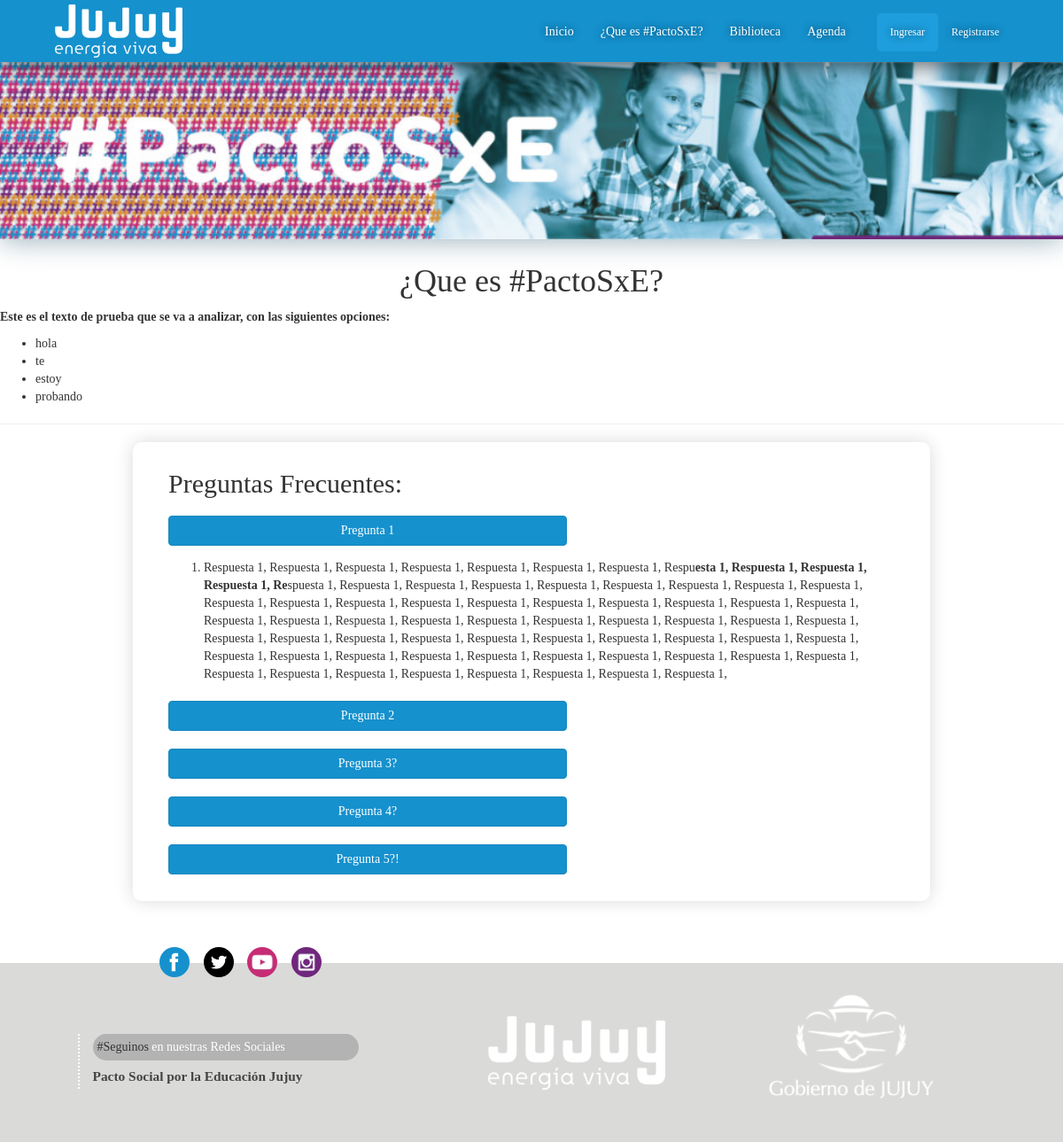
Screenshot of /faq/ with the database file from the repository.
### core/models.py (models this page shows, shortened)
class Texto(models.Model):
    texto = HTMLField()

class Faq(models.Model):
    orden = models.IntegerField()
    pregunta = models.CharField('Titulo', max_length=200)
    respuesta = HTMLField()

### core/views.py (the view)
# urls.py: url('^faq/$', views.faq, name='faq'),
def faq(request):
    textos = Texto.objects.all()
    faqs = Faq.objects.all()
    return render(request, 'faq.html', {'textos' : textos, 'faqs' : faqs })

### core/templates/faq.html (shortened to what this page needs)
{% extends 'base.html' %}
{% block content %}
<div class="quees">
    <h1>¿Que es #PactoSxE?</h1>
    <p class="texto-explicativo">
        {% for t in textos %}
            {{ t.texto|safe }}
        {% endfor %}
    </p>
    <hr>
    <div class="seccion-preguntas-frecuentes">
        <h2>Preguntas Frecuentes:</h2>
        <ul class="preguntas-frecuentes">
            {% for faq in faqs %}
            <li>
                <button class="btn btn-primary" type="button" data-toggle="collapse" data-target="#{{ faq.id }}" aria-expanded="false" aria-controls="collapseExample">
                  {{ faq.pregunta }}
                </button>
                <div id="{{ faq.id }}" class="collapse">{{ faq.respuesta | safe }}</div>
            </li>
            {% endfor %}
        </ul>
    </div>
</div>
{% endblock %}

### static/css/style.css (style rules this page uses)
body { background: white; overflow-x: hidden; font-family: Archia; padding-top: 70px; }
.quees h1 { text-align: center; color: #333; }
.quees .texto-explicativo { text-align: center; color: #333; }
.quees .seccion-preguntas-frecuentes { max-width: 900px; margin: auto; padding: 10px 40px; box-shadow: 0px 0px 20px #00000026; border-radius: 10px; margin-bottom: 50px; }
.quees .preguntas-frecuentes { list-style: none; padding-left: 0px; }
.quees .collapse.in { margin-top: 5px; margin-bottom: 10px; }
.quees .btn-primary { color: #fff; background-color: #1591cd; border-color: #1787bd; min-width: 450px; margin-bottom: 10px; margin-top: 10px; }

### rows the page displays
Texto: texto "Este es el texto de prueba que se va a analizar, con las siguientes opciones: hola te estoy probando"
Faq: pregunta "Pregunta 1", respuesta "Respuesta 1, Respuesta 1, Respuesta 1, Respuesta 1, Respuesta 1, Respuesta 1, Respuesta 1, Respu esta 1, Respuesta 1, Respuesta 1, Respuesta 1, Re spuesta 1, Respuesta 1, Respuesta 1, Respuesta 1, Respuesta 1, Respuesta 1, Respuesta 1, Respuesta 1, Respuesta 1, Respuesta 1, Respuesta 1, Respuesta 1, Respuesta 1, Respuesta 1, Respuesta 1, Respuesta 1, Respuesta 1, Respuesta 1, Respuesta 1, Respuesta 1, Respuesta 1, Respuesta 1, Respuesta 1, Respuesta 1, Respuesta 1, Respuesta 1, Respuesta 1, Respuesta 1, Respuesta 1, Respuesta 1, Respuesta 1, Respuesta 1, Respuesta 1, Respuesta 1, Respuesta 1, Respuesta 1, Respuesta 1, Respuesta 1, Respuesta 1, Respuesta 1, Respuesta 1, Respuesta 1,…"
Faq: pregunta "Pregunta 2"
Faq: pregunta "Pregunta 3?"
Faq: pregunta "Pregunta 4?"
Faq: pregunta "Pregunta 5?!"
